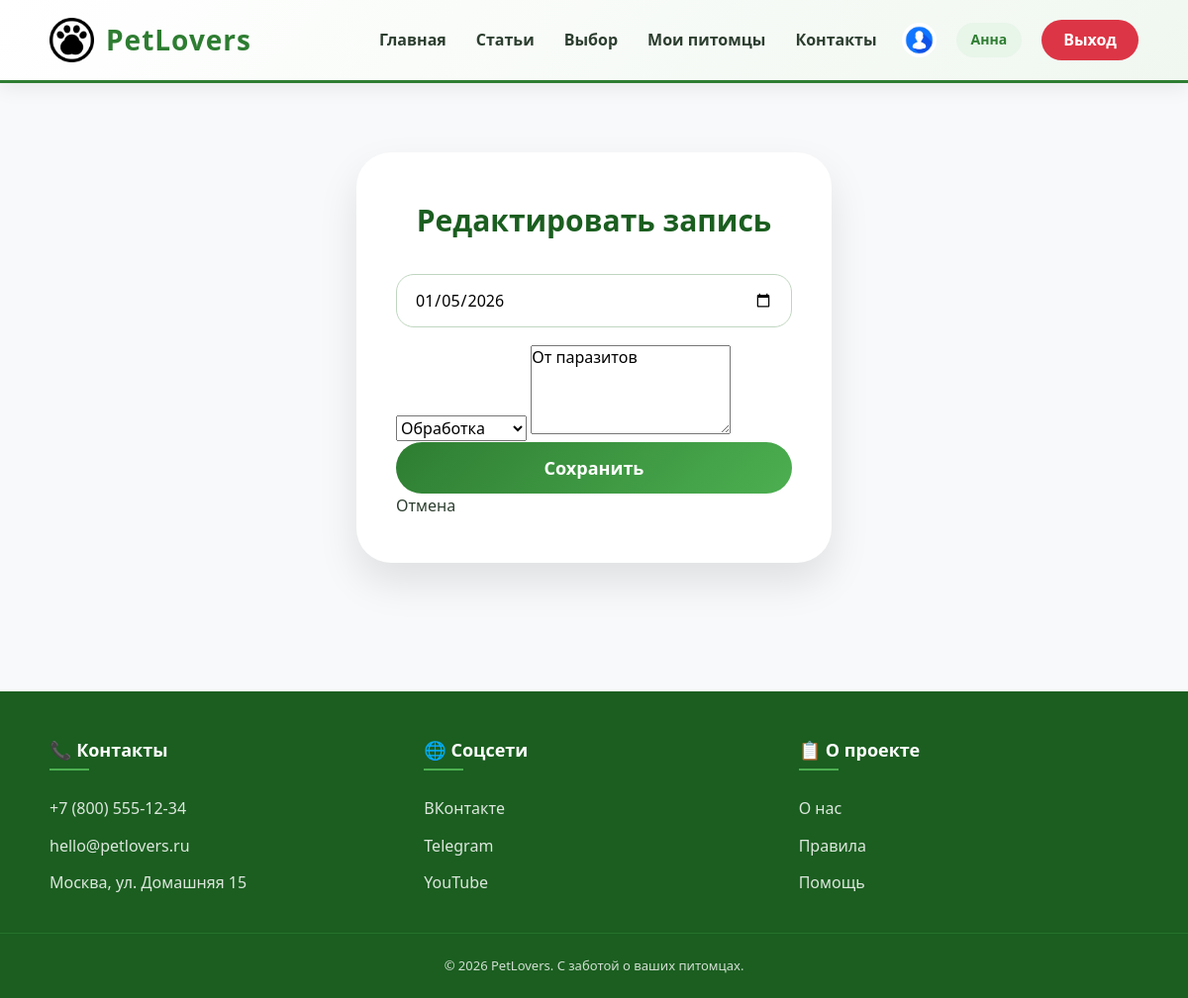
/petlovers/site/edit_record.php?pet_id=1&record_id=4 (signed in), run on the app's committed database.
### tables this page shows
CREATE TABLE `records` (
  `id` int(11) NOT NULL,
  `pet_id` int(11) NOT NULL,
  `date` date NOT NULL,
  `type` varchar(50) NOT NULL,
  `note` text,
  `created_at` timestamp NULL DEFAULT CURRENT_TIMESTAMP
);

### petlovers/site/helpers.php (called while the page is built, shortened)
<?php
function h($string) {
    return htmlspecialchars($string, ENT_QUOTES, 'UTF-8');
}

### petlovers/site/edit_record.php (the view, shortened to what this page needs)
<?php
require_once __DIR__ . '/templates/head.php';
require_once __DIR__ . '/templates/header.php';
$petId = $_GET['pet_id'] ?? 0;
$recordId = $_GET['record_id'] ?? 0;
global $pdo;
$stmt = $pdo->prepare("SELECT * FROM records WHERE id = ? AND pet_id = ?");
$stmt->execute([$recordId, $petId]);
$record = $stmt->fetch();
?>
<div class="form-container">
    <h2>Редактировать запись</h2>
    <form method="POST">
        <input type="date" name="date" value="<?= $record['date'] ?>" required>
        <select name="type" required>
            <option value="Обработка" <?= $record['type'] == 'Обработка' ? 'selected' : '' ?>>Обработка</option>
        </select>
        <textarea name="note" rows="4" required><?= h($record['note']) ?></textarea>
        <button type="submit">Сохранить</button>
        <a href="diary.php?pet_id=<?= $petId ?>" class="btn-cancel">Отмена</a>
    </form>
</div>
<?php require_once __DIR__ . '/templates/footer.php'; ?>

### petlovers/assets/css/base.css (style rules this page uses)
* { margin: 0; padding: 0; box-sizing: border-box; }
body { font-family: 'Segoe UI', Tahoma, Geneva, Verdana, Arial, sans-serif; background-color: #f8f9fa; color: #2c3e2f; display: flex; flex-direction: column; min-height: 100vh; line-height: 1.6; }
a { text-decoration: none; color: inherit; }
input, textarea, select, button { font-family: inherit; font-size: inherit; }

### petlovers/assets/css/layout.css (style rules this page uses)
* { margin: 0; padding: 0; box-sizing: border-box; }
body { font-family: 'Segoe UI', Tahoma, Geneva, Verdana, Arial, sans-serif; background-color: #f8f9fa; color: #2c3e2f; display: flex; flex-direction: column; min-height: 100vh; line-height: 1.6; }

### petlovers/assets/css/components.css (style rules this page uses)
.form-container { max-width: 480px; margin: 40px auto; background: white; padding: 45px 40px; border-radius: 35px; box-shadow: 0 20px 40px rgba(0, 0, 0, 0.1); }
.form-container h2 { text-align: center; color: #1b5e20; margin-bottom: 30px; font-size: 30px; }
.form-container input { width: 100%; padding: 14px 18px; margin-bottom: 18px; border: 1px solid #c0d6c0; border-radius: 18px; font-size: 16px; transition: all 0.3s; }
.form-container button { width: 100%; padding: 14px; background: linear-gradient(135deg, #2e7d32, #4caf50); color: white; border: none; border-radius: 40px; font-size: 18px; font-weight: 700; cursor: pointer; transition: all 0.3s; }

### data on the page
records: date "01/05/2026", type "Обработка", note "От паразитов"

### other printed values
APP_NAME "PetLovers"
$_SESSION['user_name'] "Анна"
